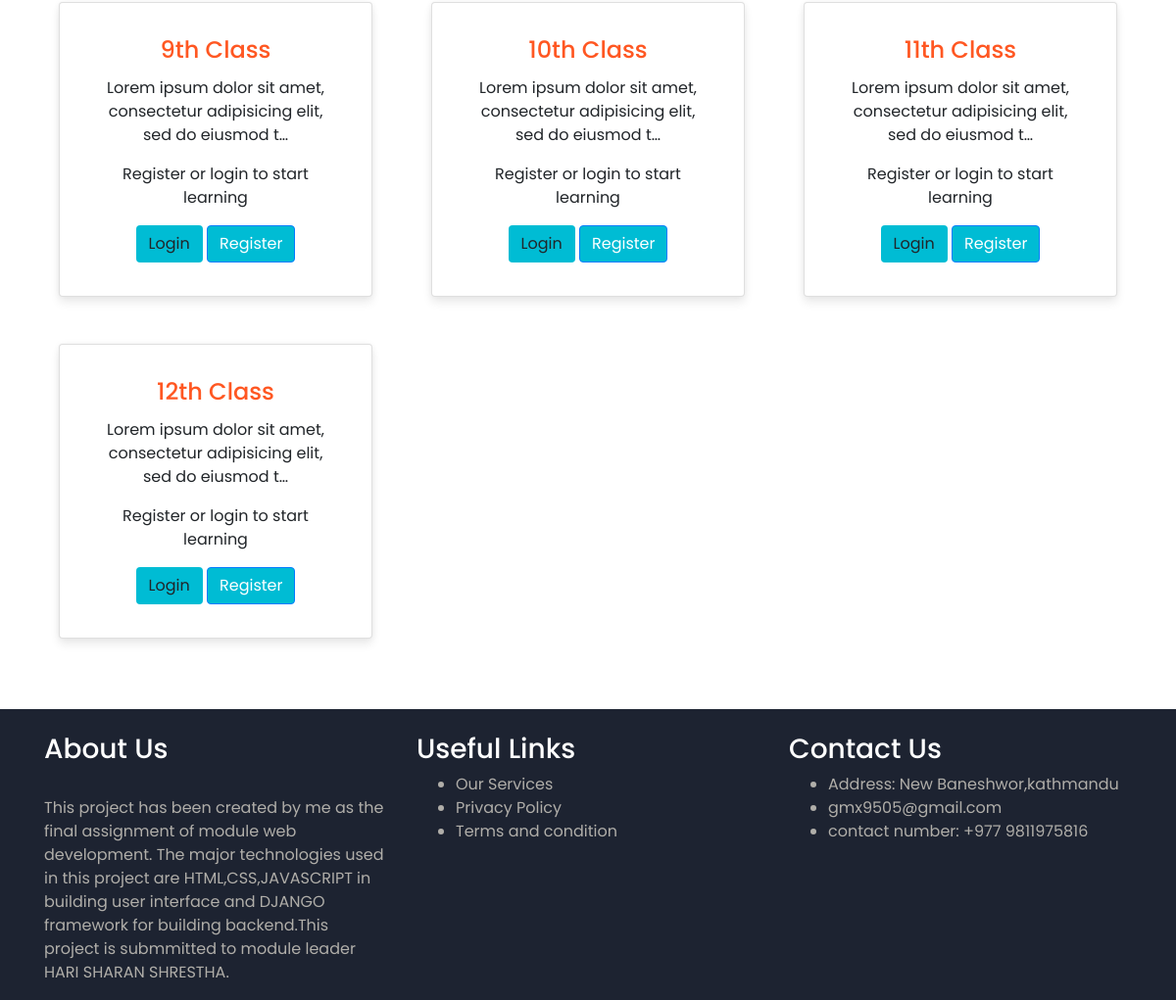
/curriculum/ (lower part), run on an earlier commit of the app's database.
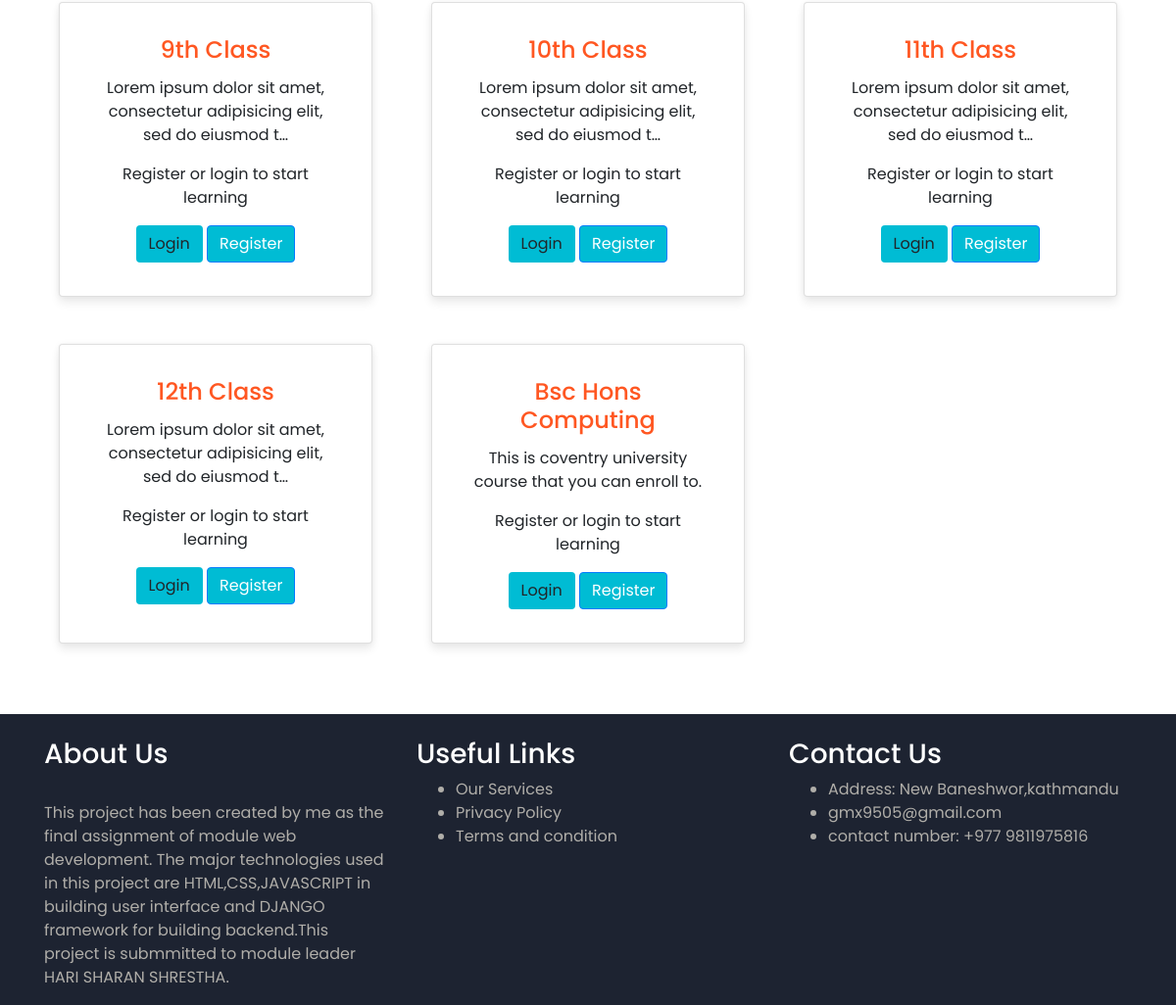
And on a later commit of the database.
### curriculum/models.py (models this page shows, shortened)
class Standard(models.Model):
    name = models.CharField(max_length=100, unique=True)
    slug = models.SlugField(null=True, blank=True)
    description = models.TextField(max_length=500,blank=True)

### curriculum/views.py (the view)
# urls.py: path('', views.StandardListView.as_view(), name='standard_list'),
class StandardListView(ListView):
    context_object_name = 'standards'
    model = Standard
    template_name = 'curriculum/standard_list_view.html'

### curriculum/templates/curriculum/standard_list_view.html (shortened to what this page needs)
{% extends 'base.html' %}
{% load static %}
{% block content %}
<section id="best-features" class="text-center">
              <div class="row">
                      {% for standard in standards %}
                      <div class="col-md-4 d-flex mb-5 justify-content-center">
                        <div class="card card-std text-center" style="width: 20rem;">
                          <div class="card-body text-center">
                            <h4 class="card-title" style="color:#ff5722;">{{standard.name}}</h4>
                            <p class="card-text">{{standard.description|truncatechars:75}}</p>
                            {% if user.is_authenticated %}
                            <a href="{% url 'curriculum:subject_list' slug=standard.slug %}" class="btn btn-primary" style="background-color:#00bcd4;">Lets get started</a>
                            {%else%}
                            <p>Register or login to start learning</p>
                            <a href="{% url 'user_login' %}" class="btn btn-std" style="background-color:#00bcd4;">Login</a>
                            <a href="{% url 'register' %}" class="btn btn-primary" style="background-color:#00bcd4;">Register</a>
                            {%endif%}
                          </div>
                        </div>
                      </div>
                      {% endfor %}
              </div>
</section>
{%endblock%}

### templates/base.html (shortened to what this page needs)
<!DOCTYPE html>
<html lang="en" dir="ltr">
  <head>
    {% load static %}
    <link rel="stylesheet" href="https://stackpath.bootstrapcdn.com/bootstrap/4.5.2/css/bootstrap.min.css">
    <link rel="stylesheet" href="{% static 'css/master_css.css' %}">
    <link rel="stylesheet" href="{% static 'css/mycss.css' %}">
  </head>
  <body class="body-app">
    <div class="container">
        {%block content%}
        {%endblock%}
    </div>
    <footer class="page-footer" style="background-color:#1D2331; color: white;">
      <div class="container">
        <div class="row mt-4">
                  <div class="col-md-4 mt-4">
                            <h3>About Us</h3> <br>
                            <p style="color: #B0AEA9;">This project has been created by me as the final assignment of module web development. The major technologies used in this project are HTML,CSS,JAVASCRIPT in building user interface and DJANGO framework for building backend.This project is submmitted to module leader HARI SHARAN SHRESTHA.</p>
                  </div>
                  <div class="col-md-4 mt-4">
                            <h3>Useful Links</h3>
                            <ul style="color: #B0AEA9;">
                              <li>Our Services</li>
                              <li>Privacy Policy</li>
                              <li>Terms and condition</li>
                            </ul>
                  </div>
                  <div class="col-md-4 mt-4">
                            <h3>Contact Us</h3>
                            <ul style="color: #B0AEA9;">
                              <li>Address: New Baneshwor,kathmandu</li>
                              <li>gmx9505@gmail.com</li>
                              <li>contact number: +977 9811975816</li>
                            </ul>
                  </div>
        </div>
      </div>
    </footer>
  </body>
</html>

### static/css/master_css.css (style rules this page uses)
html, body, header, #intro { height: 100%; }
body { font-family: 'Poppins', sans-serif !important; }
.body-app { font-family: 'Poppins', sans-serif !important; }
.card-std { border-radius: 4px; background: #fff; box-shadow: 0 6px 10px rgba(0,0,0,.08), 0 0 6px rgba(0,0,0,.05); transition: .3s transform cubic-bezier(.155,1.105,.295,1.12),.3s box-shadow,.3s -webkit-transform cubic-bezier(.155,1.105,.295,1.12); padding: 14px 14px 14px 14px; cursor:default; }

What changed in the data, as far as the page shows it:
added Standard: name "Bsc Hons Computing", description "This is coventry university course that you can enroll to."
